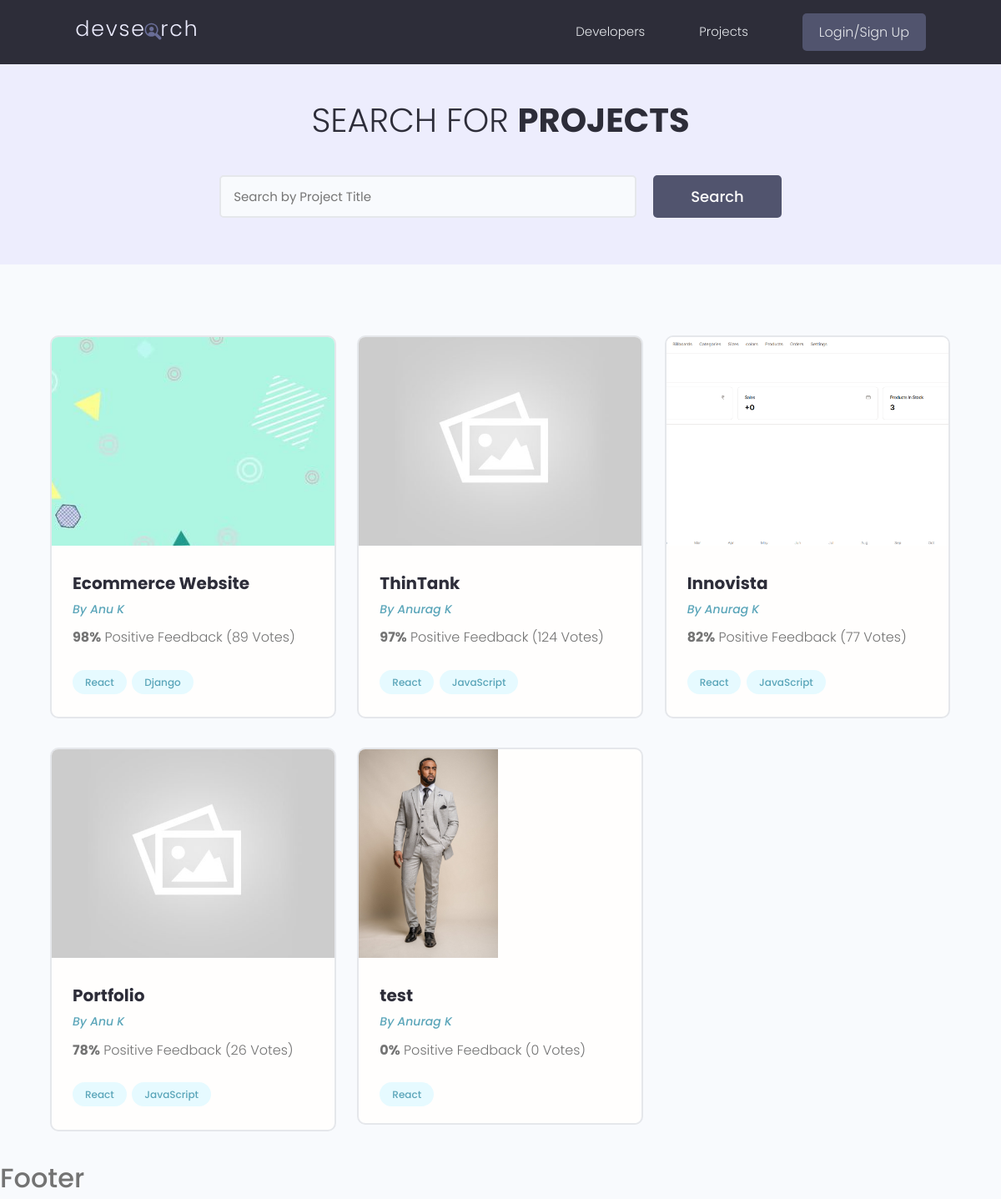
The app's page /, older data.
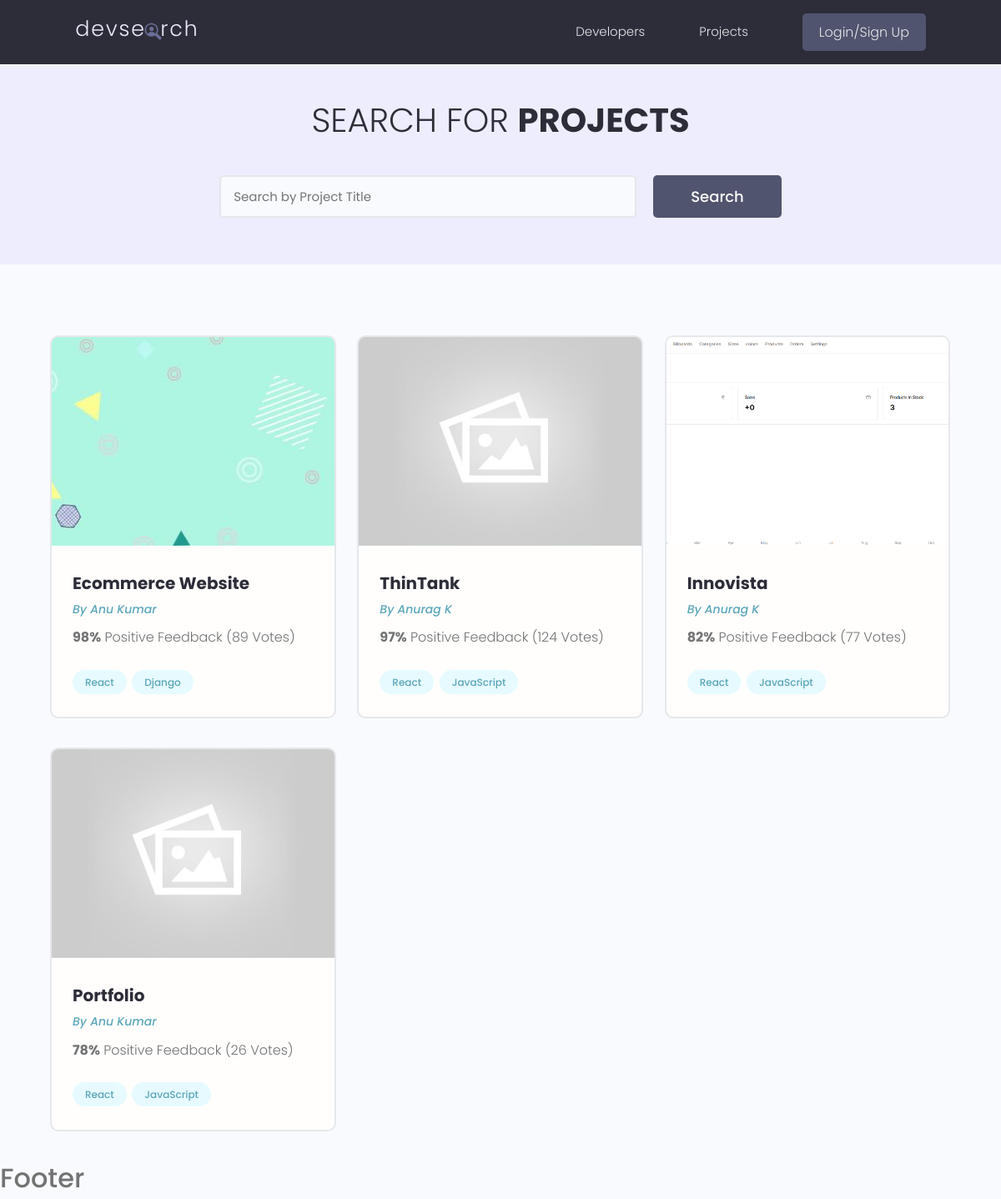
The same page, newer data.
### projects/models.py (models this page shows, shortened)
class Project(models.Model):
    owner = models.ForeignKey(Profile, null=True, blank=True, on_delete=models.CASCADE)
    title = models.CharField(max_length=200)
    description = models.TextField(null=True, blank=True)
    featured_image = models.ImageField(null=True, blank=True, default='default.png')
    demo_link = models.CharField(max_length=2000, blank=True, null=True)
    source_link = models.CharField(max_length=2000, null=True, blank=True)
    tags = models.ManyToManyField('Tag', blank=True)
    vote_total = models.IntegerField(default=0, null=True, blank=True)
    vote_ratio = models.IntegerField(default=0, null=True, blank=True)
    created = models.DateTimeField(auto_now_add=True)
    id = models.UUIDField(default=uuid.uuid4, unique=True, primary_key=True, editable=False)
    class Meta:
        ordering = ['-vote_ratio', '-vote_total', 'title']

class Tag(models.Model):
    name = models.CharField(max_length=200)
    created = models.DateTimeField(auto_now_add=True)
    id = models.UUIDField(default=uuid.uuid4, unique=True, primary_key=True, editable=False)

### users/models.py (models this page shows, shortened)
class Profile(models.Model):
    user = models.OneToOneField(User, on_delete=models.CASCADE, null=True, blank=True)
    name = models.CharField(max_length=200, null=True, blank=True)
    username = models.CharField(max_length=200, blank=True, null=True)
    location = models.CharField(max_length=200, blank=True, null=True)
    email = models.EmailField(max_length=200, null=True, blank=True)
    short_intro = models.CharField(max_length=200, blank=True, null=True)
    bio = models.TextField(blank=True, null=True)
    profile_image = models.ImageField(null=True, blank=True, upload_to='profile/', default='profile/user-default.png')
    social_github = models.CharField(max_length=200, blank=True, null=True)
    social_twitter = models.CharField(max_length=200, blank=True, null=True)
    social_linkedin = models.CharField(max_length=200, blank=True, null=True)
    social_website = models.CharField(max_length=200, blank=True, null=True)
    created = models.DateTimeField(auto_now_add=True)
    id = models.UUIDField(default=uuid.uuid4, unique=True, primary_key=True, editable=False)
    class Meta:
        ordering = ['created']

### projects/views.py (the view)
# urls.py: path('', include('projects.urls')),
def projects(request):
    search = ''
    if request.GET.get('search'):
        search = request.GET.get('search')
    tags = Tag.objects.filter(name__icontains=search)
    data = Project.objects.distinct().filter(Q(title__icontains=search) | Q(tags__in=tags))
    page = request.GET.get('page')
    results = 6
    paginator = Paginator(data, results)
    try:
        data = paginator.page(page)
    except PageNotAnInteger:
        data = paginator.page(1)
    except EmptyPage:
        data = paginator.page(paginator.num_pages)
    return render(request, 'projects/projects.html',
                  {'projects': data, 'search': search, 'paginator': paginator})

### projects/templates/projects/projects.html (shortened to what this page needs)
{% extends 'main.html' %}
{% block content %}
<main class="projects">
    <section class="hero-section text-center">
      <div class="container container--narrow">
        <div class="hero-section__box">
          <h2>Search for <span>Projects</span></h2>
        </div>
        <div class="hero-section__search">
          <form class="form" action="{% url 'projects' %}" method="get">
            <div class="form__field">
              <input class="input input--text" id="formInput#search" type="text" name="search"
                placeholder="Search by Project Title" value="{{search}}" />
            </div>
            <input class="btn btn--sub btn--lg" type="submit" value="Search" />
          </form>
        </div>
      </div>
    </section>
    <section class="projectsList">
      <div class="container">
        <div class="grid grid--three">
            {% for project in projects%}
          <div class="column">
            <div class="card project">
              <a href="{% url 'project' project.id %}" class="project">
                <img class="project__thumbnail" src="{{project.featured_image.url}}" alt="project thumbnail" />
                <div class="card__body">
                  <h3 class="project__title">{{project.title}}</h3>
                  <p><a class="project__author" href="{% url 'profile' project.owner.id %}">By {{project.owner.name}}</a></p>
                  <p class="project--rating">
                    <span style="font-weight: bold;">{{project.vote_ratio}}%</span> Positive
                    Feedback ({{project.vote_total}} Vote{{ project.vote_total|pluralize:"s" }})
                  </p>
                  <div class="project__tags">
                      {% for tag in project.tags.all %}
                    <span class="tag tag--pill tag--main">
                      <small>{{tag.name}}</small>
                    </span>
                      {% endfor %}
                  </div>
                </div>
              </a>
            </div>
          </div>
            {% endfor%}
        </div>
      </div>
    </section>
  </main>
{% endblock content %}

Row changes from the older to the newer data that the page shows:
removed Project: featured_image (picture), title "test", owner.name "Anurag K", vote_ratio "0", vote_total "0", Tag (name "React")
changed through a linked row, Project "Ecommerce Website": owner.name "Anu K" → "Anu Kumar"
changed through a linked row, Project "Portfolio": owner.name "Anu K" → "Anu Kumar"
